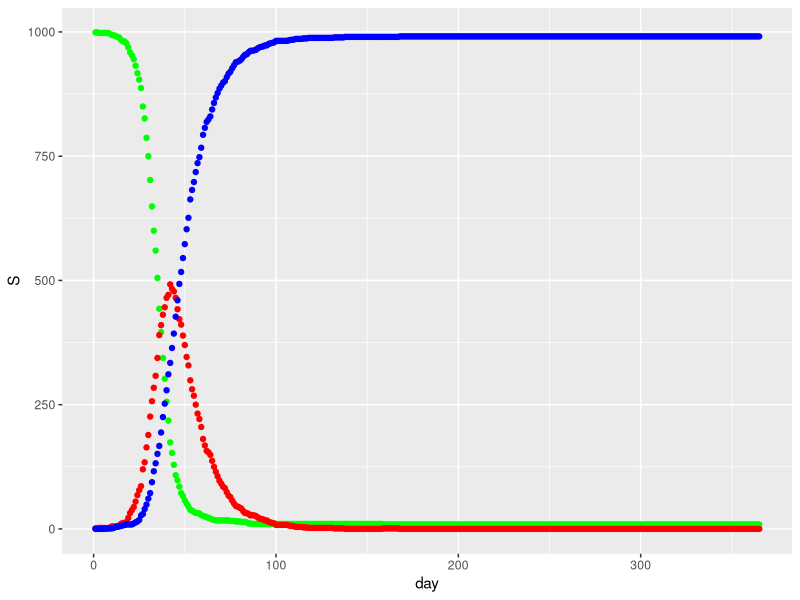
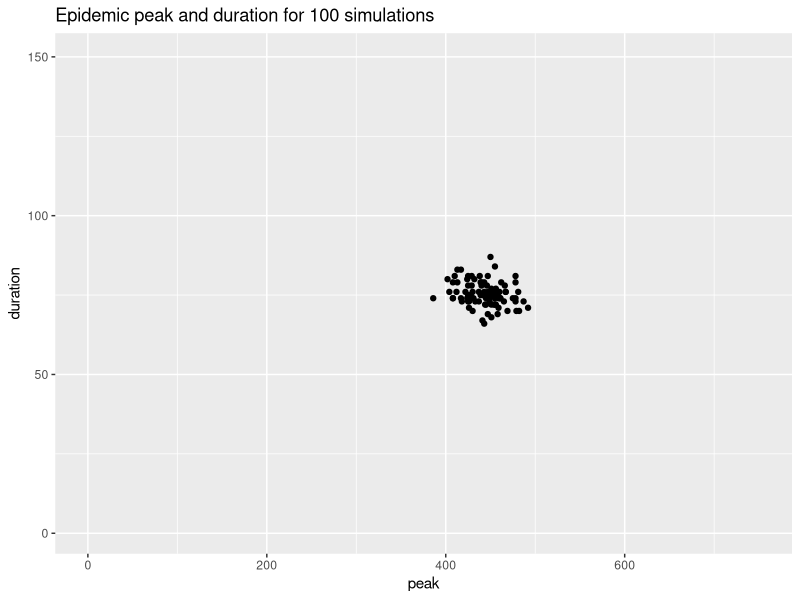
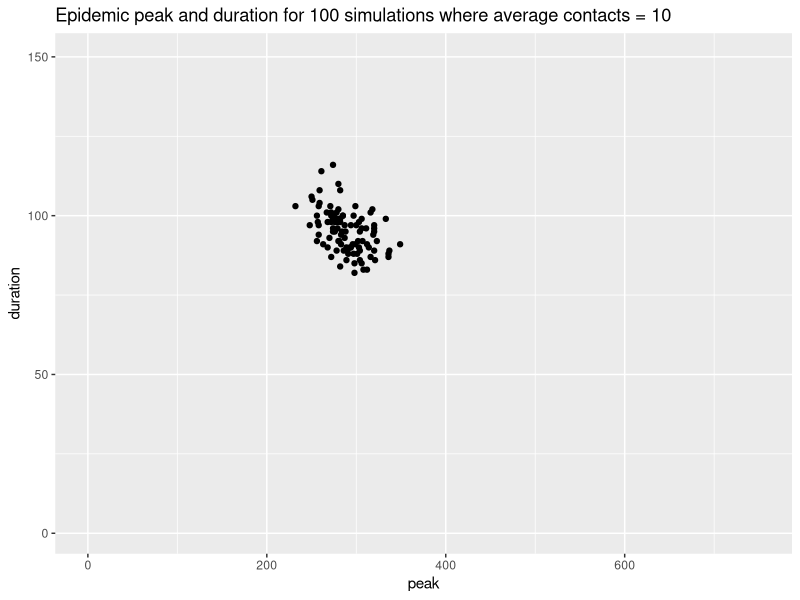

Recreate these plots in R, in order.
## ---- chunk 1
library(dplyr)
library(tidyr)
library(magrittr)
#library(stringr)
#library(lubridate)
library(ggplot2)
## ---- chunk 2
nperiods = 365
population = 1000
averagecontacts = 15
pinfect = 0.02
recoveryrate = 1/14 # 1 / average recovery time
## ---- chunk 3

pcontact <- 0  # calculate pcontact here
## ---- chunk 4
pcontact = averagecontacts/population
## ---- chunk 5
I0 = 1
S0 = population - I0
R0 = 0

checkinfection <- function(nS, nI){
  newlyinfected <- c()
  if(nS > 0){
    for (n in 1:nI){
      checkcontact <-  runif(nS)
      #print(checkcontact)
      contacts = ifelse(checkcontact < pcontact, 1,0)
      #print(contacts)
      checkinfect <- runif(sum(contacts))
      #print(checkinfect)
      infected = ifelse(checkinfect < pinfect, 1, 0)
      newlyinfected <- c(newlyinfected, (sum(infected)))
      #print(c(checkinfect, sum(infected)))
    }
    dI <- min(sum(newlyinfected), nS)
  } else {
    dI <- 0
  }
  dI
}

dI = checkinfection(S0, I0)
I1 = I0 + dI
s1 = S0 - dI

print(c(I1, s1))
## ---- chunk 6
Istarting = 100

checkrecover <- function(nI){
  
  checkrecovered <- runif(nI)
  #print(checkrecovered)
  recovered = ifelse(checkrecovered < recoveryrate, 1,0)
  #print(recovered)
  dr <- sum(recovered)
}

dr <- checkrecover(Istarting)
print(dr)
## ---- chunk 7
#  One day

onedayepidemic <- function(nS, nI, nR){
  dI <- checkinfection(nS, nI)
  dR <- checkrecover(nI)
  
  S1 = nS - dI
  I1 = nI + dI - dR
  R1 = nR + dR
  return = c(S1, I1, R1)
}

oneyearepidemic <- function(S0 = 999, I0 = 1, R0 = 0){
  oneyear <- 365
  nS = c(S0)
  nI = c(I0)
  nR = c(R0)
  for (day in 1:(oneyear-1)){
    nextday <- onedayepidemic(nS[day], nI[day], nR[day])
    nS <- c(nS, nextday[1])
    nI <- c(nI, nextday[2])
    nR <- c(nR, nextday[3])
  }
  
  simulationresults <- data.frame(day = 1:oneyear,
                                  S = nS,
                                  I = nI,
                                  R = nR
                                  )
  simulationresults
}
## ---- chunk 8
oneyearresults <- oneyearepidemic(S0, I0, R0)
ggplot(oneyearresults) + 
  geom_point(aes(day, S), color = "green") +
  geom_point(aes(day, I), color = "red") +
  geom_point(aes(day, R), color = "blue")
## ---- chunk 9
infectedstatistic <- oneyearresults %>% 
  mutate(isinfected = (I>=20)) %>%
  filter(isinfected == TRUE) %>%
  group_by(isinfected) %>%
  summarize(peak=max(I),
         startday = min(day),
         endday = max(day)) %>%
  mutate(duration = (endday - startday))
  
infectedstatistic
## ---- chunk 10

epidemicsimulation <- function(S0 = 999, I0 = 1, R0 = 0){
  oneyearresults <- oneyearepidemic(S0, I0, R0)
  infectedstatistic <- oneyearresults %>% 
    mutate(isinfected = (I>=20)) %>%
    filter(isinfected == TRUE) %>%
    group_by(isinfected) %>%
    summarize(peak=max(I),
           startday = min(day),
           endday = max(day)) %>%
    mutate(duration = (endday - startday))
  
  c(infectedstatistic$peak, infectedstatistic$duration)
}

infectedresults <- sapply(rep(999, 100), epidemicsimulation)
epidemicresults <- data.frame(peak = infectedresults[1,],
                              duration = infectedresults[2,])
## ---- chunk 11
ggplot(epidemicresults) + 
  geom_point(aes(peak, duration)) +
  ggtitle("Epidemic peak and duration for 100 simulations") +
  xlim(1,750) + ylim(1,150)
## ---- chunk 12

averagecontacts = 10
pcontact = averagecontacts/population
infectedresults10 <- sapply(rep(999, 100), epidemicsimulation)
epidemicresults10 <- data.frame(peak = infectedresults10[1,],
                              duration = infectedresults10[2,])
## ---- chunk 13
ggplot(epidemicresults10) + 
  geom_point(aes(peak, duration)) +
  ggtitle("Epidemic peak and duration for 100 simulations where average contacts = 10") +
  xlim(1,750) + ylim(1,150)
